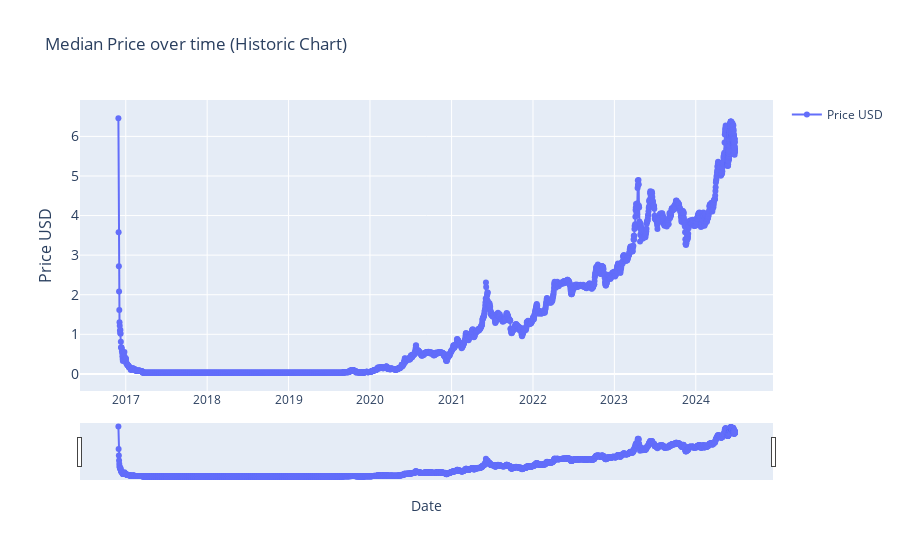

The cell this chart's notebook holds for it:
### Markdown cell above
### Historic Price (0)

### Code cell
# > Historic Price (Basic)


import plotly.graph_objects as go
import pandas as pd
from ipywidgets import interact, DatePicker
import numpy as np

# renames current item to df
df = current_item

# Function to update the graph based on the selected date range
def update_graph(start_date, end_date):
    # Filtering the data based on the date range
    mask = (df.index >= pd.to_datetime(start_date)) & (df.index <= pd.to_datetime(end_date))
    filtered_data = df.loc[mask]

    # Creating the plot
    fig = go.Figure()
    fig.add_trace(go.Scatter(x=filtered_data.index, y=filtered_data['price_usd'], mode='lines+markers', name='Price USD'))

    # Formatting
    fig.update_layout(
        title='Median Price over time (Historic Chart)',
        xaxis_title='Date',
        yaxis_title='Price USD',
        yaxis=dict(
            title='Price USD',
            titlefont_size=16,
            tickfont_size=14,
        ),
        xaxis=dict(  # Added lines for range slider
            rangeslider=dict(
                visible=True
            ),
            type="date"
        ),
        showlegend=True

        )

    fig.show()


# Creating interactive widgets for date selection
start_date_picker = DatePicker(description='Start Date', value=current_item.index[0], disabled=False)
end_date_picker = DatePicker(description='End Date', value=current_item.index[-1], disabled=False)

# Display the interactive widget
interact(update_graph, start_date=start_date_picker, end_date=end_date_picker)

### Figure 1 — Plotly figure (JSON) as saved in the notebook; plotly's stock layout.template omitted (floating-point values rounded to 4 significant figures; data arrays with more than 128 entries replaced by an {"elided": "..."} marker saying what was removed)
{"data": [{"mode": "lines+markers", "name": "Price USD", "type": "scatter", "x": {"elided": "3476 str values"}, "y": {"elided": "3476 float values"}}], "layout": {"showlegend": true, "title": {"text": "Median Price over time (Historic Chart)"}, "xaxis": {"rangeslider": {"visible": true}, "title": {"text": "Date"}, "type": "date"}, "yaxis": {"tickfont": {"size": 14}, "title": {"font": {"size": 16}, "text": "Price USD"}}}}
